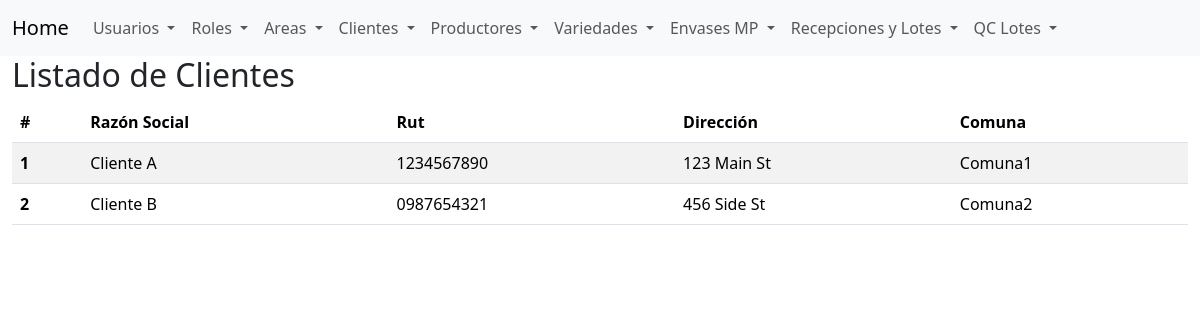
Page /list_clients (signed in) on the committed database.
### app/models.py (models this page shows, shortened)
class Client(BaseModel):
    __tablename__ = 'clients'
    name = db.Column(db.String(128), nullable=False)
    tax_id = db.Column(db.String(10), nullable=False, unique=True)
    address = db.Column(db.String(128), nullable=False)
    comuna = db.Column(db.String(64), nullable=False)
    is_active = db.Column(db.Boolean, default=True, nullable=False)

### app/routes.py (the view)
@app.route('/list_clients')
@login_required
def list_clients():
    clients = Client.query.all()
    return render_template('list_clients.html', clients=clients)

### app/models.py (called while the page is built)
@login_manager.user_loader
def load_user(user_id):
    return User.query.get(int(user_id))

    def has_role(self, role_name):
        return any(role.name == role_name for role in self.roles)

### app/templates/list_clients.html
{% extends "base.html" %}
{% block content %}
<h2>Listado de Clientes</h2>
<table class="table table-striped">
    <thead>
        <tr>
            <th scope="col">#</th>
            <th scope="col">Razón Social</th>
            <th scope="col">Rut</th>
            <th scope="col">Dirección</th>
            <th scope="col">Comuna</th>
        </tr>
    </thead>
    <tbody>
        {% for client in clients %}
        <tr>
            <th scope="row">{{ loop.index }}</th>
            <td>{{ client.name }}</td>
            <td>{{ client.tax_id }}</td>
            <td>{{ client.address }}</td>
            <td>{{ client.comuna }}</td>
        </tr>
        {% else %}
        <tr>
            <td colspan="6">No se encontraron clientes en la base de datos.</td>
        </tr>
        {% endfor %}
    </tbody>
</table>
{% endblock %}

### rows in the picture
Client: name "Cliente A", tax_id "1234567890", address "123 Main St", comuna "Comuna1"
Client: name "Cliente B", tax_id "0987654321", address "456 Side St", comuna "Comuna2"
